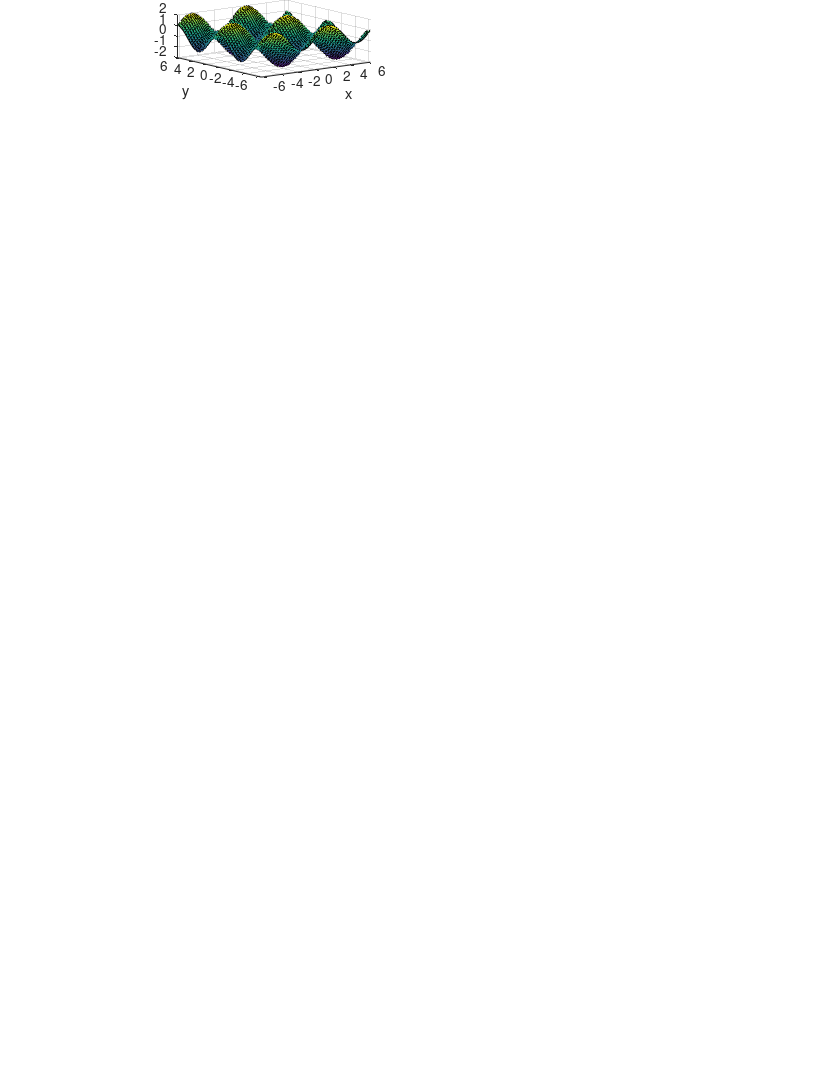

Write MATLAB code to recreate this figure. (Note: this script raises an error after producing the figure.)
function ejemplo

ancho=21.6;alto=27.9;
fig = figure('Name','Anotaciones','Numbertitle','off',...
    'visible','off','menubar','none',...
    'units','centimeter','position',[0 0 ancho alto],...
    'PaperUnits','centimeters','PaperSize',[ancho alto],...
    'PaperPosition',[0 0 ancho alto]);

fig2 = figure('Name','Anotaciones','Numbertitle','off',...
    'visible','off','menubar','none',...
    'units','centimeter','position',[0 0 ancho alto],...
    'PaperUnits','centimeters','PaperSize',[ancho alto],...
    'PaperPosition',[0 0 ancho alto]);

ax1=axes('Parent',fig2,'Visible','off','units','centimeter','position',[ancho-17 alto-2 5 2]);
set(fig2,'Currentaxes',ax1);
ezsurf('sin(x)+cos(y)');

%% Anotaciones
annotation(fig,'textbox','units','centimeter',...
    'fontsize',10,'Linestyle','none',...
    'string','ABC','position',[0.5 alto-3 7 1]);
annotation(fig,'textbox','units','centimeter',...
    'fontsize',10,'Linestyle','none',...
    'string','DEF','position',[0.5 alto-5 7 1]);


%% to PDF
print({fig,fig2},'-dpdf','ejemplo.pdf');

open('ejemplo.pdf');

end
